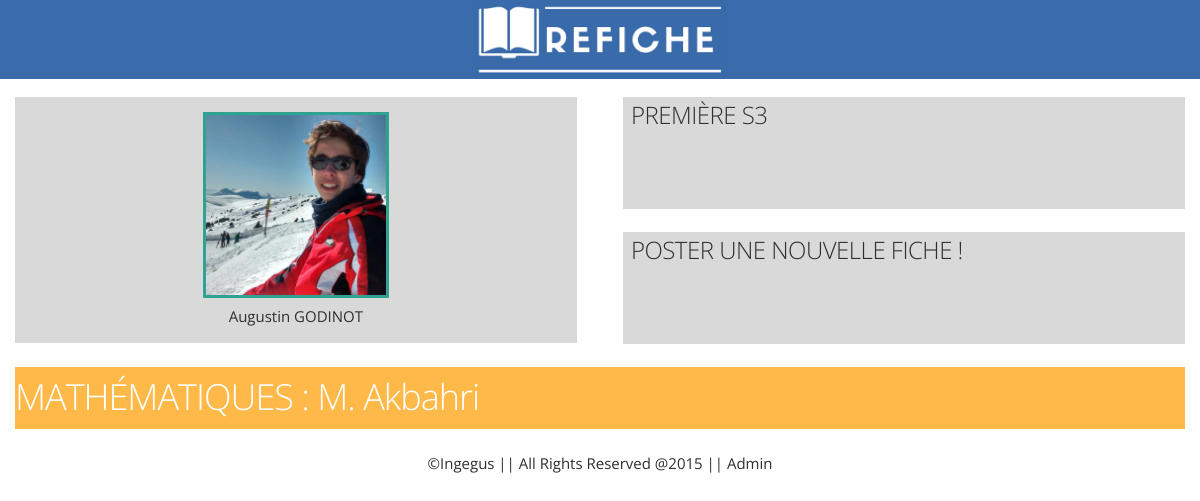
/app/lesson/Mathématiques (signed in), run on an earlier commit of the app's database.
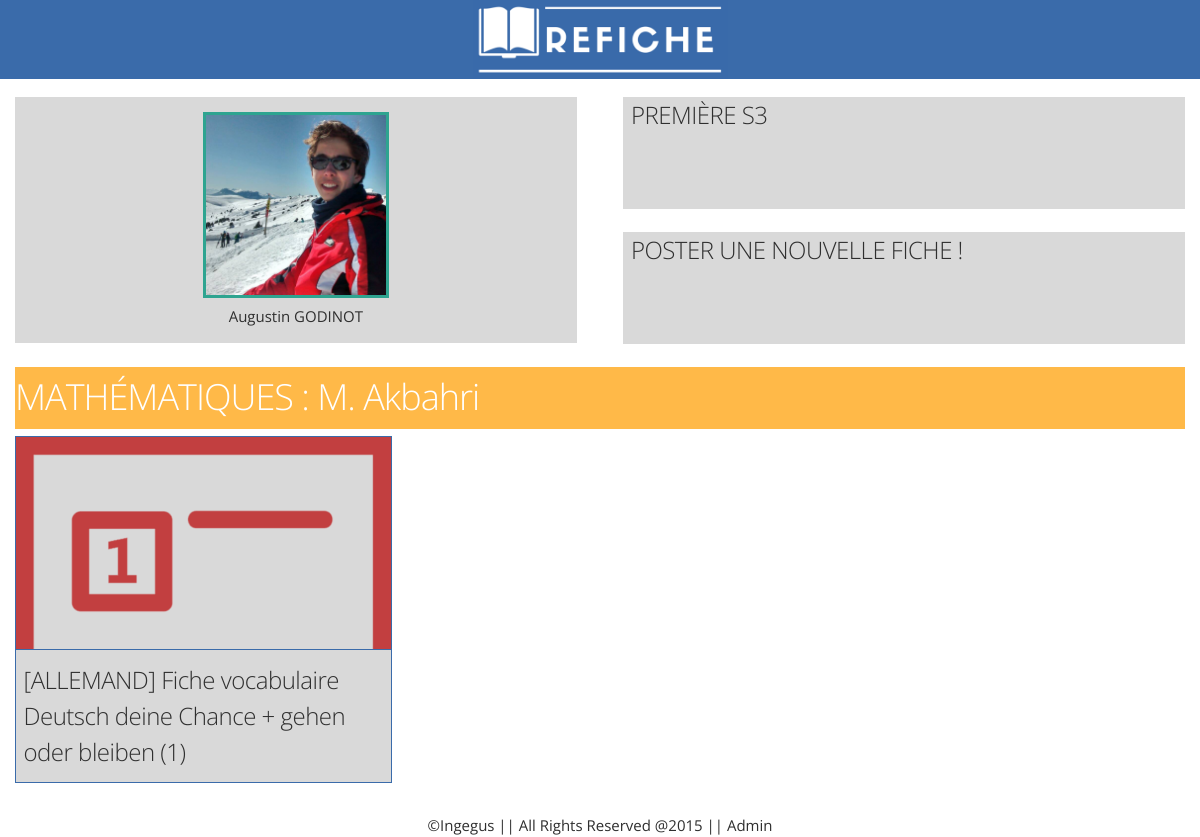
And on a later commit of the database.
### app/models.py (models this page shows, shortened)
class Sheet(models.Model):
	SHEET_TYPE_CHOICES = (('SHEET', 'fiche'),
						  ('NOTES', 'cours'),
						  ('TEST', 'sujetDeContrôle'),
						  ('TEST_CORRECTION', 'corrigéDeContrôle'))
	name = models.CharField(max_length=50)
	extension = models.CharField(max_length=50)
	chapter = models.ForeignKey('Chapter', null=True)
	lesson = models.ForeignKey('Lesson')
	sheetType = models.CharField(max_length=50, choices=SHEET_TYPE_CHOICES, default='SHEET')
	sheetFile = models.FileField(upload_to=renameFile)
	uploadedBy = models.ForeignKey(Student)
	contentType = models.CharField(max_length=255)
	uploadDate = models.DateTimeField(auto_now_add=True, auto_now=False)

### app/views.py (the view)
# urls.py: url(r'^lesson/(?P<lesson_name>.+)$', 'lessonPage'),
@login_required
def lessonPage(request, lesson_name):
	student = getStudent(request)
	try:
		lesson = student.lessons.get(name=lesson_name)
	except Lesson.DoesNotExist:
		raise Http404("This lesson does not exist or you are not registered to it !")
	sheets = Sheet.objects.filter(lesson=lesson).order_by('-uploadDate')
	return render(request, 'app/lesson.html', locals())

### app/functions.py (called while the page is built)
def getStudent(request):
	from app.models import Student
	user = request.user
	try:
		student = Student.objects.get(user=user)
	except Student.DoesNotExist:
		logger = logging.getLogger('users')
		logger.error(user.username+'\'s account is not linked to a profile account! id = '+str(user.id))
		raise Http404("Your user account is not linked to a profile account !")
	return student

### app/models.py (called while the page is built)
	def __str__(self):
		return "{0} ({1})".format(self.name, self.teacher)

	def __str__(self):
		return "{0} {1}".format(self.gender, self.lastName)

### app/templatetags/app_extras.py (called while the page is built)
@register.inclusion_tag('app/newSheet.html')
def getNewSheetForm(request):
	student = getStudent(request)
	form = UploadSheetForm(student=student)
	return {'form': form }

@register.filter()
def naturaltime_addon(uploadDate):
	if timezone.now() > uploadDate + timedelta(days=1.1):
		return 'le {0}'.format(naturalday(uploadDate, 'd M Y'))
	elif timezone.now() > uploadDate + timedelta(hours=12):
		return naturalday(uploadDate)
	return naturaltime(uploadDate)

### app/templates/app/lesson.html (shortened to what this page needs)
{% extends "home.html" %}
{% load humanize static app_extras %}
{% block in_content %}
<div id="sheets">
    <header>
        <h3>{{ lesson.name|upper }} :  {{ lesson.teacher.gender }} {{ lesson.teacher.lastName }}
    </header>
    <div class=flex-container>
    {% for sheet in sheets %}
        <div class="sheet" style="  {% if sheet.sheetType == 'SHEET' %}
                                        background-image: url('{% static 'img/icons/note.png' %}');
                                    {% elif sheet.sheetType == 'NOTES' %}
                                        background-image: url('{% static 'img/icons/note.png' %}');
                                    {% elif sheet.sheetType == 'TEST' %}
                                        background-image: url('{% static 'img/icons/test.png' %}');
                                    {% elif sheet.sheetType == 'TEST_CORRECTION' %}
                                        background-image: url('{% static 'img/icons/test_correction.png' %}');
                                    {% endif %}
                                    ">
            <a href="{% url 'app.views.downloadSheetPage' pk=sheet.pk %}" class="full-container-size">
                <div class="info_container">
                    <h5>{{ sheet.name }}</h5>
                </div>
            </a>
        </div>
    {% endfor %}
    </div>
</div>
{% endblock %}

What changed in the data, as far as the page shows it:
added Sheet: name "[ALLEMAND] Fiche vocabulaire Deutsch deine Chance + gehen oder bleiben (1)"
